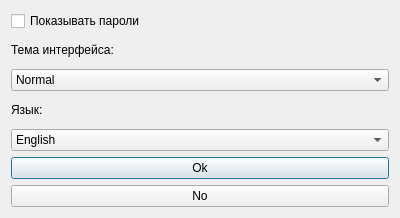
<?xml version="1.0" encoding="UTF-8"?>
<ui version="4.0">
 <class>Dialog</class>
 <widget class="QDialog" name="Dialog">
  <property name="geometry">
   <rect>
    <x>0</x>
    <y>0</y>
    <width>400</width>
    <height>218</height>
   </rect>
  </property>
  <property name="windowTitle">
   <string>Настройки</string>
  </property>
  <layout class="QVBoxLayout" name="verticalLayout">
   <item>
    <widget class="QCheckBox" name="pwd_v">
     <property name="text">
      <string>Показывать пароли</string>
     </property>
    </widget>
   </item>
   <item>
    <widget class="QLabel" name="label">
     <property name="text">
      <string>Тема интерфейса:</string>
     </property>
    </widget>
   </item>
   <item>
    <widget class="QComboBox" name="theme">
     <item>
      <property name="text">
       <string>Normal</string>
      </property>
     </item>
     <item>
      <property name="text">
       <string>cleanlooks</string>
      </property>
     </item>
     <item>
      <property name="text">
       <string>motif</string>
      </property>
     </item>
     <item>
      <property name="text">
       <string>cde</string>
      </property>
     </item>
     <item>
      <property name="text">
       <string>plastique</string>
      </property>
     </item>
     <item>
      <property name="text">
       <string>windows</string>
      </property>
     </item>
     <item>
      <property name="text">
       <string>windowsxp</string>
      </property>
     </item>
     <item>
      <property name="text">
       <string>windowsvista</string>
      </property>
     </item>
     <item>
      <property name="text">
       <string>macintosh</string>
      </property>
     </item>
    </widget>
   </item>
   <item>
    <widget class="QLabel" name="label_2">
     <property name="text">
      <string>Язык:</string>
     </property>
    </widget>
   </item>
   <item>
    <widget class="QComboBox" name="lang">
     <item>
      <property name="text">
       <string>English</string>
      </property>
     </item>
     <item>
      <property name="text">
       <string>Russian(Русский)</string>
      </property>
     </item>
    </widget>
   </item>
   <item>
    <widget class="QPushButton" name="ok">
     <property name="text">
      <string>Ok</string>
     </property>
    </widget>
   </item>
   <item>
    <widget class="QPushButton" name="no">
     <property name="text">
      <string>No</string>
     </property>
    </widget>
   </item>
  </layout>
 </widget>
 <resources/>
 <connections/>
</ui>
